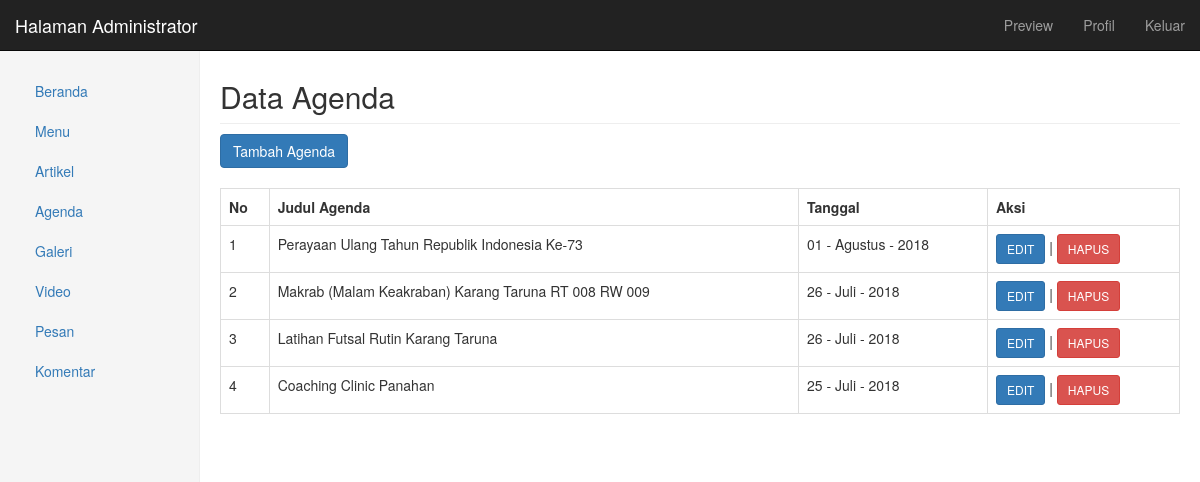
The app's page /admin/admin.php?tampil=agenda (signed in) with its own data.
### tables this page shows
CREATE TABLE `agenda` (
  `id_agenda` int(2) NOT NULL,
  `judul` varchar(75) NOT NULL,
  `isi` text NOT NULL,
  `gambar` varchar(300) NOT NULL,
  `gambar1` varchar(300) NOT NULL,
  `gambar2` varchar(300) NOT NULL,
  `tanggal` date NOT NULL,
  `hits` int(5) NOT NULL
);

### library/fungsi_tglindonesia.php (called while the page is built)
<?php
	function tgl_indonesia($tgl){
			$tanggal	= substr($tgl,8,2);
			$nama_bulan	= array("Januari", "Februari", "Maret", "April", "Mei",
				"Juni", "Juli", "Agustus", "September", "Oktober", "November", "Desember");
			$bulan		= $nama_bulan[substr($tgl,5,2) - 1];
			$tahun		= substr($tgl,0,4);
			return $tanggal.' - '.$bulan.' - '.$tahun;
	}
?>

### admin/agenda/agenda_tampil.php (the view, shortened to what this page needs)
<h2 class="sub-header"> Data Agenda </h2>
<a href="?tampil=agenda_tambah" class="btn btn-primary">Tambah Agenda</a>
<br><br>
<table class="table table-hover table-bordered">
<tr>
	<th>No</th>
    <th>Judul Agenda</th>
    <th>Tanggal</th>
    <th>Aksi</th>
</tr>
<?php
include("../library/fungsi_tglindonesia.php");
	$no = 1;
	$tampil = mysqli_query($koneksi, "SELECT * FROM agenda
ORDER BY id_agenda DESC")
	or die(mysqli_error($koneksi));
while($data=mysqli_fetch_array($tampil)){
	$tanggal	= tgl_indonesia($data['tanggal']);
?>
<tr>
	<td> <?= $no; ?> </td>
    <td> <?= $data['judul']; ?> </td>
    <td> <?= $tanggal; ?> </td>
    <td>
	  <a href="?tampil=agenda_edit&id=
        	<?php echo $data['id_agenda']; ?>" class="btn btn-primary btn-sm"> EDIT </a> |
        <a href="?tampil=agenda_hapus&id=
        	<?php echo $data['id_agenda']; ?>" class="btn btn-danger btn-sm"> HAPUS </a>
    </td>
</tr>
<?php
		$no++;
	}
?>
</table>

### css/admin.css (style rules this page uses)
.sub-header { margin-top: 50px; padding-bottom: 10px; border-bottom: 1px solid #eee; }

### records on screen
agenda: judul "Perayaan Ulang Tahun Republik Indonesia Ke-73", tanggal "01 - Agustus - 2018"
agenda: judul "Makrab (Malam Keakraban) Karang Taruna RT 008 RW 009", tanggal "26 - Juli - 2018"
agenda: judul "Latihan Futsal Rutin Karang Taruna", tanggal "26 - Juli - 2018"
agenda: judul "Coaching Clinic Panahan", tanggal "25 - Juli - 2018"
